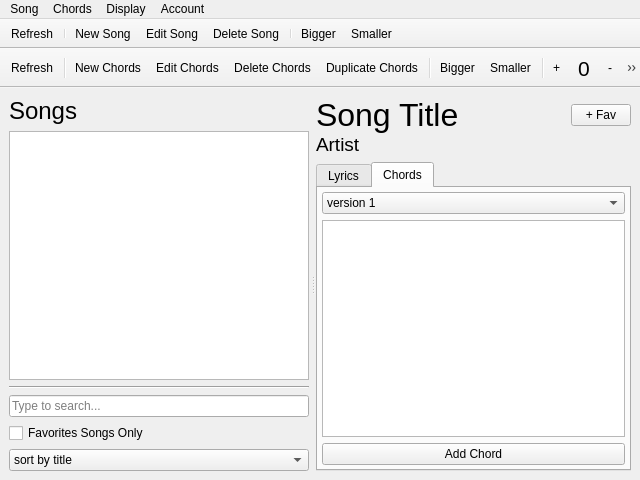
<?xml version="1.0" encoding="UTF-8"?>
<ui version="4.0">
 <class>MainWindow</class>
 <widget class="QMainWindow" name="MainWindow">
  <property name="enabled">
   <bool>true</bool>
  </property>
  <property name="geometry">
   <rect>
    <x>0</x>
    <y>0</y>
    <width>640</width>
    <height>480</height>
   </rect>
  </property>
  <property name="windowTitle">
   <string>ChordsHouse</string>
  </property>
  <widget class="QWidget" name="centralwidget">
   <layout class="QVBoxLayout" name="verticalLayout" stretch="0">
    <item>
     <widget class="QSplitter" name="splitter">
      <property name="lineWidth">
       <number>1</number>
      </property>
      <property name="orientation">
       <enum>Qt::Horizontal</enum>
      </property>
      <property name="opaqueResize">
       <bool>true</bool>
      </property>
      <property name="handleWidth">
       <number>7</number>
      </property>
      <property name="childrenCollapsible">
       <bool>true</bool>
      </property>
      <widget class="QWidget" name="layoutWidget">
       <layout class="QVBoxLayout" name="verticalLayoutL">
        <item>
         <widget class="QLabel" name="labelSongs_2">
          <property name="font">
           <font>
            <pointsize>18</pointsize>
           </font>
          </property>
          <property name="text">
           <string>Songs</string>
          </property>
         </widget>
        </item>
        <item>
         <widget class="QListWidget" name="songList"/>
        </item>
        <item>
         <widget class="Line" name="line">
          <property name="orientation">
           <enum>Qt::Horizontal</enum>
          </property>
         </widget>
        </item>
        <item>
         <widget class="QLineEdit" name="searchInput">
          <property name="text">
           <string/>
          </property>
          <property name="placeholderText">
           <string>Type to search...</string>
          </property>
         </widget>
        </item>
        <item>
         <widget class="QCheckBox" name="favOnlyCheckbox">
          <property name="text">
           <string>Favorites Songs Only</string>
          </property>
         </widget>
        </item>
        <item>
         <widget class="QComboBox" name="sortByComboBox">
          <property name="currentText">
           <string>sort by title</string>
          </property>
          <item>
           <property name="text">
            <string>sort by title</string>
           </property>
          </item>
          <item>
           <property name="text">
            <string>sort by artist</string>
           </property>
          </item>
         </widget>
        </item>
       </layout>
      </widget>
      <widget class="QWidget" name="layoutWidget">
       <layout class="QVBoxLayout" name="verticalLayoutR" stretch="0,0">
        <item>
         <layout class="QGridLayout" name="gridLayout">
          <property name="horizontalSpacing">
           <number>-1</number>
          </property>
          <property name="verticalSpacing">
           <number>0</number>
          </property>
          <item row="0" column="0">
           <widget class="QLabel" name="songTitleLabel">
            <property name="font">
             <font>
              <pointsize>24</pointsize>
             </font>
            </property>
            <property name="text">
             <string>Song Title</string>
            </property>
           </widget>
          </item>
          <item row="0" column="1">
           <widget class="QPushButton" name="favButton">
            <property name="sizePolicy">
             <sizepolicy hsizetype="Minimum" vsizetype="Fixed">
              <horstretch>0</horstretch>
              <verstretch>0</verstretch>
             </sizepolicy>
            </property>
            <property name="maximumSize">
             <size>
              <width>60</width>
              <height>16777215</height>
             </size>
            </property>
            <property name="toolTip">
             <string>add to favorite</string>
            </property>
            <property name="text">
             <string>+ Fav</string>
            </property>
           </widget>
          </item>
          <item row="1" column="0">
           <widget class="QLabel" name="songArtistLabel">
            <property name="font">
             <font>
              <pointsize>14</pointsize>
             </font>
            </property>
            <property name="text">
             <string>Artist</string>
            </property>
           </widget>
          </item>
         </layout>
        </item>
        <item>
         <widget class="QTabWidget" name="songTabWidget">
          <property name="currentIndex">
           <number>1</number>
          </property>
          <widget class="QWidget" name="lyricsTab">
           <attribute name="title">
            <string>Lyrics</string>
           </attribute>
           <layout class="QVBoxLayout" name="verticalLayout_4">
            <property name="leftMargin">
             <number>4</number>
            </property>
            <property name="topMargin">
             <number>4</number>
            </property>
            <property name="rightMargin">
             <number>4</number>
            </property>
            <property name="bottomMargin">
             <number>4</number>
            </property>
            <item>
             <widget class="QTextBrowser" name="lyricsTextView">
              <property name="font">
               <font>
                <family>Overpass Mono</family>
               </font>
              </property>
              <property name="html">
               <string>&lt;!DOCTYPE HTML PUBLIC &quot;-//W3C//DTD HTML 4.0//EN&quot; &quot;http://www.w3.org/TR/REC-html40/strict.dtd&quot;&gt;
&lt;html&gt;&lt;head&gt;&lt;meta name=&quot;qrichtext&quot; content=&quot;1&quot; /&gt;&lt;style type=&quot;text/css&quot;&gt;
p, li { white-space: pre-wrap; }
&lt;/style&gt;&lt;/head&gt;&lt;body style=&quot; font-family:'Overpass Mono'; font-size:13pt; font-weight:400; font-style:normal;&quot;&gt;
&lt;p style=&quot;-qt-paragraph-type:empty; margin-top:0px; margin-bottom:0px; margin-left:0px; margin-right:0px; -qt-block-indent:0; text-indent:0px;&quot;&gt;&lt;br /&gt;&lt;/p&gt;&lt;/body&gt;&lt;/html&gt;</string>
              </property>
             </widget>
            </item>
           </layout>
          </widget>
          <widget class="QWidget" name="chordTab">
           <attribute name="title">
            <string>Chords</string>
           </attribute>
           <layout class="QVBoxLayout" name="verticalLayout_3">
            <property name="leftMargin">
             <number>4</number>
            </property>
            <property name="topMargin">
             <number>4</number>
            </property>
            <property name="rightMargin">
             <number>4</number>
            </property>
            <property name="bottomMargin">
             <number>4</number>
            </property>
            <item>
             <widget class="QComboBox" name="chordComboBox">
              <item>
               <property name="text">
                <string>version 1</string>
               </property>
              </item>
             </widget>
            </item>
            <item>
             <widget class="QTextBrowser" name="chordsTextView">
              <property name="font">
               <font>
                <family>Overpass Mono</family>
               </font>
              </property>
              <property name="html">
               <string>&lt;!DOCTYPE HTML PUBLIC &quot;-//W3C//DTD HTML 4.0//EN&quot; &quot;http://www.w3.org/TR/REC-html40/strict.dtd&quot;&gt;
&lt;html&gt;&lt;head&gt;&lt;meta name=&quot;qrichtext&quot; content=&quot;1&quot; /&gt;&lt;style type=&quot;text/css&quot;&gt;
p, li { white-space: pre-wrap; }
&lt;/style&gt;&lt;/head&gt;&lt;body style=&quot; font-family:'Overpass Mono'; font-size:13pt; font-weight:400; font-style:normal;&quot;&gt;
&lt;p style=&quot;-qt-paragraph-type:empty; margin-top:0px; margin-bottom:0px; margin-left:0px; margin-right:0px; -qt-block-indent:0; text-indent:0px;&quot;&gt;&lt;br /&gt;&lt;/p&gt;&lt;/body&gt;&lt;/html&gt;</string>
              </property>
             </widget>
            </item>
            <item>
             <widget class="QPushButton" name="addChordButton">
              <property name="text">
               <string>Add Chord</string>
              </property>
             </widget>
            </item>
           </layout>
          </widget>
         </widget>
        </item>
       </layout>
      </widget>
     </widget>
    </item>
   </layout>
  </widget>
  <widget class="QMenuBar" name="menubar">
   <property name="geometry">
    <rect>
     <x>0</x>
     <y>0</y>
     <width>640</width>
     <height>22</height>
    </rect>
   </property>
   <widget class="QMenu" name="menuSong">
    <property name="title">
     <string>Song</string>
    </property>
    <addaction name="actionNewSong"/>
    <addaction name="actionEditSong"/>
    <addaction name="actionDeleteSong"/>
    <addaction name="separator"/>
    <addaction name="actionExport_Song"/>
    <addaction name="separator"/>
    <addaction name="actionRefresh"/>
   </widget>
   <widget class="QMenu" name="menuChords">
    <property name="title">
     <string>Chords</string>
    </property>
    <widget class="QMenu" name="menuTranspose">
     <property name="title">
      <string>Transpose</string>
     </property>
     <addaction name="actionTransposeUp"/>
     <addaction name="actionTransposeDown"/>
    </widget>
    <addaction name="actionAddChords"/>
    <addaction name="actionEditChords"/>
    <addaction name="actionDeleteChords"/>
    <addaction name="actionDuplicateChords"/>
    <addaction name="separator"/>
    <addaction name="menuTranspose"/>
    <addaction name="actionTransposeReset"/>
    <addaction name="separator"/>
    <addaction name="actionChordsChart"/>
   </widget>
   <widget class="QMenu" name="menuDisplay">
    <property name="title">
     <string>Display</string>
    </property>
    <widget class="QMenu" name="menuFont_Size">
     <property name="title">
      <string>Font Size</string>
     </property>
     <addaction name="actionFontBigger"/>
     <addaction name="actionFontSmaller"/>
     <addaction name="actionFontReset"/>
    </widget>
    <addaction name="menuFont_Size"/>
    <addaction name="actionStriped_Text"/>
   </widget>
   <widget class="QMenu" name="menuAccount">
    <property name="title">
     <string>Account</string>
    </property>
    <addaction name="actionDetail"/>
    <addaction name="actionClear_Favorites"/>
    <addaction name="separator"/>
    <addaction name="actionSign_In"/>
    <addaction name="actionSign_Out"/>
    <addaction name="actionSign_Up"/>
   </widget>
   <addaction name="menuSong"/>
   <addaction name="menuChords"/>
   <addaction name="menuDisplay"/>
   <addaction name="menuAccount"/>
  </widget>
  <widget class="QToolBar" name="lyricsToolBar">
   <property name="windowTitle">
    <string>toolBar</string>
   </property>
   <property name="movable">
    <bool>false</bool>
   </property>
   <property name="iconSize">
    <size>
     <width>24</width>
     <height>24</height>
    </size>
   </property>
   <property name="floatable">
    <bool>false</bool>
   </property>
   <attribute name="toolBarArea">
    <enum>TopToolBarArea</enum>
   </attribute>
   <attribute name="toolBarBreak">
    <bool>false</bool>
   </attribute>
   <addaction name="actionRefresh"/>
   <addaction name="separator"/>
   <addaction name="actionNewSong"/>
   <addaction name="actionEditSong"/>
   <addaction name="actionDeleteSong"/>
   <addaction name="separator"/>
   <addaction name="actionFontBigger"/>
   <addaction name="actionFontSmaller"/>
  </widget>
  <widget class="QToolBar" name="chordsToolBar">
   <property name="enabled">
    <bool>true</bool>
   </property>
   <property name="windowTitle">
    <string>toolBar</string>
   </property>
   <property name="movable">
    <bool>false</bool>
   </property>
   <property name="allowedAreas">
    <set>Qt::AllToolBarAreas</set>
   </property>
   <property name="orientation">
    <enum>Qt::Horizontal</enum>
   </property>
   <property name="iconSize">
    <size>
     <width>24</width>
     <height>24</height>
    </size>
   </property>
   <property name="toolButtonStyle">
    <enum>Qt::ToolButtonIconOnly</enum>
   </property>
   <property name="floatable">
    <bool>false</bool>
   </property>
   <attribute name="toolBarArea">
    <enum>TopToolBarArea</enum>
   </attribute>
   <attribute name="toolBarBreak">
    <bool>true</bool>
   </attribute>
   <addaction name="actionRefresh"/>
   <addaction name="separator"/>
   <addaction name="actionAddChords"/>
   <addaction name="actionEditChords"/>
   <addaction name="actionDeleteChords"/>
   <addaction name="actionDuplicateChords"/>
   <addaction name="separator"/>
   <addaction name="actionFontBigger"/>
   <addaction name="actionFontSmaller"/>
   <addaction name="separator"/>
   <addaction name="actionTransposeUp"/>
   <addaction name="actionTransposeReset"/>
   <addaction name="actionTransposeDown"/>
   <addaction name="separator"/>
   <addaction name="actionChordsChart"/>
  </widget>
  <action name="actionNewSong">
   <property name="checkable">
    <bool>false</bool>
   </property>
   <property name="icon">
    <iconset>
     <normaloff>../assets/add.png</normaloff>../assets/add.png</iconset>
   </property>
   <property name="text">
    <string>New Song</string>
   </property>
   <property name="shortcut">
    <string>Ctrl+N</string>
   </property>
  </action>
  <action name="actionEditSong">
   <property name="icon">
    <iconset>
     <normaloff>../assets/edit.png</normaloff>../assets/edit.png</iconset>
   </property>
   <property name="text">
    <string>Edit Song</string>
   </property>
   <property name="shortcut">
    <string>Ctrl+Shift+E</string>
   </property>
  </action>
  <action name="actionDeleteSong">
   <property name="icon">
    <iconset>
     <normaloff>../assets/delete.png</normaloff>../assets/delete.png</iconset>
   </property>
   <property name="text">
    <string>Delete Song</string>
   </property>
   <property name="shortcut">
    <string>Ctrl+Shift+Backspace</string>
   </property>
  </action>
  <action name="actionAddChords">
   <property name="icon">
    <iconset>
     <normaloff>../assets/addChords.png</normaloff>../assets/addChords.png</iconset>
   </property>
   <property name="text">
    <string>New Chords</string>
   </property>
   <property name="shortcut">
    <string>Ctrl+C</string>
   </property>
  </action>
  <action name="actionEditChords">
   <property name="icon">
    <iconset>
     <normaloff>../assets/editChords.png</normaloff>../assets/editChords.png</iconset>
   </property>
   <property name="text">
    <string>Edit Chords</string>
   </property>
   <property name="shortcut">
    <string>Ctrl+E</string>
   </property>
  </action>
  <action name="actionDeleteChords">
   <property name="icon">
    <iconset>
     <normaloff>../assets/deleteChords.png</normaloff>../assets/deleteChords.png</iconset>
   </property>
   <property name="text">
    <string>Delete Chords</string>
   </property>
   <property name="shortcut">
    <string>Ctrl+Backspace</string>
   </property>
  </action>
  <action name="actionChordsChart">
   <property name="text">
    <string>Chords Chart</string>
   </property>
  </action>
  <action name="actionTransposeUp">
   <property name="icon">
    <iconset>
     <normaloff>../assets/caret-up.png</normaloff>../assets/caret-up.png</iconset>
   </property>
   <property name="text">
    <string>+</string>
   </property>
   <property name="shortcut">
    <string>Ctrl+]</string>
   </property>
  </action>
  <action name="actionTransposeDown">
   <property name="icon">
    <iconset>
     <normaloff>../assets/caret-down.png</normaloff>../assets/caret-down.png</iconset>
   </property>
   <property name="text">
    <string>-</string>
   </property>
   <property name="shortcut">
    <string>Ctrl+[</string>
   </property>
  </action>
  <action name="actionTransposeReset">
   <property name="text">
    <string>Reset</string>
   </property>
   <property name="iconText">
    <string>0</string>
   </property>
   <property name="font">
    <font>
     <pointsize>16</pointsize>
    </font>
   </property>
   <property name="shortcut">
    <string>Ctrl+P</string>
   </property>
  </action>
  <action name="actionDuplicateChords">
   <property name="icon">
    <iconset>
     <normaloff>../assets/dupChords.png</normaloff>../assets/dupChords.png</iconset>
   </property>
   <property name="text">
    <string>Duplicate Chords</string>
   </property>
   <property name="shortcut">
    <string>Ctrl+D</string>
   </property>
  </action>
  <action name="actionFontBigger">
   <property name="icon">
    <iconset>
     <normaloff>../assets/increaseFont.png</normaloff>../assets/increaseFont.png</iconset>
   </property>
   <property name="text">
    <string>Bigger</string>
   </property>
   <property name="toolTip">
    <string>Increase Font Size</string>
   </property>
   <property name="shortcut">
    <string>Ctrl+.</string>
   </property>
  </action>
  <action name="actionFontSmaller">
   <property name="icon">
    <iconset>
     <normaloff>../assets/decreaseFont.png</normaloff>../assets/decreaseFont.png</iconset>
   </property>
   <property name="text">
    <string>Smaller</string>
   </property>
   <property name="toolTip">
    <string>Decrease Font Size</string>
   </property>
   <property name="shortcut">
    <string>Ctrl+,</string>
   </property>
  </action>
  <action name="actionFontReset">
   <property name="text">
    <string>Default</string>
   </property>
   <property name="toolTip">
    <string>Reset font size to default</string>
   </property>
   <property name="shortcut">
    <string>Ctrl+/</string>
   </property>
  </action>
  <action name="actionRefresh">
   <property name="icon">
    <iconset>
     <normaloff>../assets/refresh.png</normaloff>../assets/refresh.png</iconset>
   </property>
   <property name="text">
    <string>Refresh</string>
   </property>
   <property name="iconText">
    <string>Refresh</string>
   </property>
   <property name="font">
    <font/>
   </property>
   <property name="shortcut">
    <string>Ctrl+R</string>
   </property>
   <property name="visible">
    <bool>true</bool>
   </property>
  </action>
  <action name="actionExport_Song">
   <property name="text">
    <string>Export Song...</string>
   </property>
  </action>
  <action name="actionDetail">
   <property name="text">
    <string>Profile</string>
   </property>
  </action>
  <action name="actionClear_Favorites">
   <property name="text">
    <string>Clear Favorites</string>
   </property>
  </action>
  <action name="actionSign_Out">
   <property name="text">
    <string>Sign Out</string>
   </property>
   <property name="toolTip">
    <string>Sign Out</string>
   </property>
  </action>
  <action name="actionSign_In">
   <property name="text">
    <string>Sign In</string>
   </property>
  </action>
  <action name="actionSign_Up">
   <property name="text">
    <string>Sign Up</string>
   </property>
  </action>
  <action name="actionStriped_Text">
   <property name="checkable">
    <bool>true</bool>
   </property>
   <property name="text">
    <string>Striped Text</string>
   </property>
  </action>
 </widget>
 <tabstops>
  <tabstop>songList</tabstop>
  <tabstop>searchInput</tabstop>
  <tabstop>favOnlyCheckbox</tabstop>
  <tabstop>sortByComboBox</tabstop>
  <tabstop>favButton</tabstop>
  <tabstop>songTabWidget</tabstop>
  <tabstop>lyricsTextView</tabstop>
  <tabstop>chordComboBox</tabstop>
  <tabstop>chordsTextView</tabstop>
  <tabstop>addChordButton</tabstop>
 </tabstops>
 <resources/>
 <connections/>
</ui>
